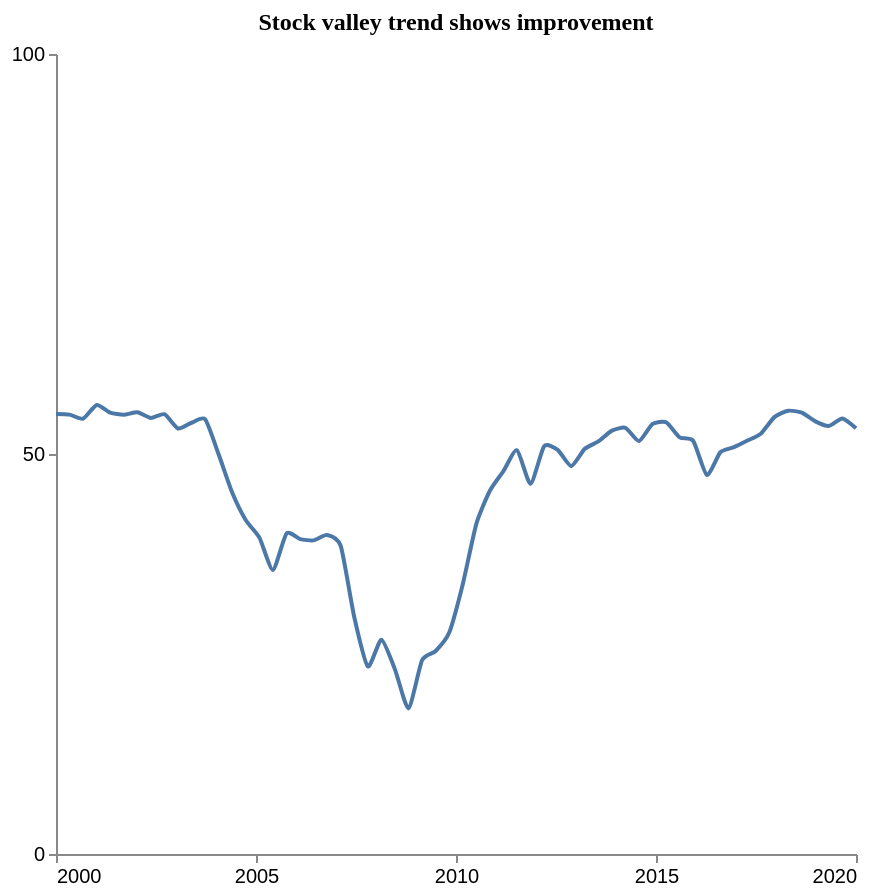

Specify this chart in Vega-Lite:
### Vega-Lite specification from a JSON file in a GitHub repository (floating-point values rounded to 4 significant figures)
{"$schema": "https://vega.github.io/schema/vega-lite/v5.json", "description": "Pattern: Valley", "data": {"values": [{"X": 2000.0, "Y": 55.0}, {"X": 2000.0, "Y": 54.92}, {"X": 2001.0, "Y": 54.42}, {"X": 2001.0, "Y": 56.13}, {"X": 2001.0, "Y": 55.17}, {"X": 2002.0, "Y": 54.91}, {"X": 2002.0, "Y": 55.22}, {"X": 2002.0, "Y": 54.5}, {"X": 2003.0, "Y": 54.97}, {"X": 2003.0, "Y": 53.19}, {"X": 2003.0, "Y": 53.91}, {"X": 2004.0, "Y": 54.34}, {"X": 2004.0, "Y": 49.93}, {"X": 2004.0, "Y": 45.15}, {"X": 2005.0, "Y": 41.72}, {"X": 2005.0, "Y": 39.54}, {"X": 2005.0, "Y": 35.51}, {"X": 2006.0, "Y": 40.07}, {"X": 2006.0, "Y": 39.37}, {"X": 2006.0, "Y": 39.2}, {"X": 2007.0, "Y": 39.88}, {"X": 2007.0, "Y": 38.5}, {"X": 2007.0, "Y": 29.6}, {"X": 2008.0, "Y": 23.46}, {"X": 2008.0, "Y": 26.79}, {"X": 2008.0, "Y": 23.07}, {"X": 2009.0, "Y": 18.2}, {"X": 2009.0, "Y": 24.22}, {"X": 2009.0, "Y": 25.37}, {"X": 2010.0, "Y": 27.68}, {"X": 2010.0, "Y": 33.73}, {"X": 2011.0, "Y": 41.27}, {"X": 2011.0, "Y": 45.41}, {"X": 2011.0, "Y": 47.87}, {"X": 2012.0, "Y": 50.48}, {"X": 2012.0, "Y": 46.27}, {"X": 2012.0, "Y": 50.97}, {"X": 2013.0, "Y": 50.51}, {"X": 2013.0, "Y": 48.48}, {"X": 2013.0, "Y": 50.65}, {"X": 2014.0, "Y": 51.57}, {"X": 2014.0, "Y": 52.92}, {"X": 2014.0, "Y": 53.27}, {"X": 2015.0, "Y": 51.62}, {"X": 2015.0, "Y": 53.76}, {"X": 2015.0, "Y": 53.96}, {"X": 2016.0, "Y": 52.08}, {"X": 2016.0, "Y": 51.63}, {"X": 2016.0, "Y": 47.38}, {"X": 2017.0, "Y": 50.22}, {"X": 2017.0, "Y": 50.85}, {"X": 2017.0, "Y": 51.68}, {"X": 2018.0, "Y": 52.57}, {"X": 2018.0, "Y": 54.64}, {"X": 2018.0, "Y": 55.41}, {"X": 2019.0, "Y": 55.17}, {"X": 2019.0, "Y": 54.08}, {"X": 2019.0, "Y": 53.5}, {"X": 2020.0, "Y": 54.44}, {"X": 2020.0, "Y": 53.21}]}, "mark": {"type": "line", "interpolate": "cardinal", "tension": 0.4}, "encoding": {"x": {"field": "X", "type": "quantitative", "title": "", "axis": {"grid": false, "format": "d", "values": [2000, 2005, 2010, 2015, 2020], "tickSize": 4}, "scale": {"domain": [2000, 2020]}}, "y": {"field": "Y", "type": "quantitative", "title": "", "axis": {"grid": false, "format": "d", "values": [0, 50, 100], "tickSize": 4, "tickOpacity": 1}, "scale": {"domain": [0, 100]}}}, "title": {"text": "Stock valley trend shows improvement", "anchor": "middle", "font": "Tahoma", "fontSize": 12}, "config": {"lineBreak": "^", "view": {"stroke": null}}, "height": 400, "width": 400, "autosize": "pad"}
